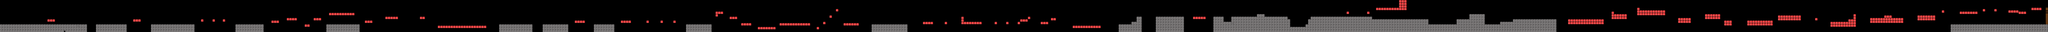

A 2D game scene composited from a Tiled map and its tileset images. What follows is a short description and the map's XML, with each tile layer's data collapsed to a summary:
An orthogonal 1600x25 tile map with 32x32 px tiles, 1 tile layer (map), 3 tilesets and 60 objects (26x LavaBurst, 22x PowerUp, 11x Thwomp).

<map version="1.0" orientation="orthogonal" width="1600" height="25" tilewidth="32" tileheight="32">
 <tileset firstgid="1" name="plataformagrisoscuro" tilewidth="32" tileheight="32">
  <image source="plataformagrisoscuro.png" width="64" height="64" />
 </tileset>
 <tileset firstgid="5" name="plataformared" tilewidth="32" tileheight="32">
  <image source="plataformared.png" width="64" height="64" />
 </tileset>
 <tileset firstgid="9" name="puerta" tilewidth="32" tileheight="32">
  <image source="puerta.png" width="64" height="416" />
 </tileset>
 <layer name="map" width="1600" height="25">
  <data>[40000 cells, 6871 non-empty, 34 distinct tile ids]</data>
 </layer>
 <objectgroup name="enemies" width="1600" height="25">
  <object name="Thwomp" x="1698" y="2" width="130" height="126" />
  <object x="964" y="546" width="4" />
  <object name="PowerUp" x="1922" y="514" width="50" height="52" />
  <object name="LavaBurst" x="2276" y="740" width="32" height="36">
   <properties>
    <property name="noBig" value="true" />
   </properties>
  </object>
  <object name="LavaBurst" x="3424" y="724" width="40" height="48">
   <properties>
    <property name="noBig" value="true" />
   </properties>
  </object>
  <object name="LavaBurst" x="5170" y="716" width="42" height="44">
   <properties>
    <property name="noBig" value="true" />
   </properties>
  </object>
  <object name="LavaBurst" x="5576" y="716" width="48" height="48">
   <properties>
    <property name="noBig" value="true" />
   </properties>
  </object>
  <object name="Thwomp" x="6464" y="4" width="132" height="136" />
  <object name="PowerUp" x="8546" y="514" width="56" height="54" />
  <object name="Thwomp" x="8386" y="6" width="136" height="140" />
  <object name="Thwomp" x="8540" y="14" width="142" height="130" />
  <object name="Thwomp" x="8698" y="14" width="146" height="134" />
  <object name="PowerUp" x="5318" y="390" width="48" height="50" />
  <object name="PowerUp" x="9764" y="324" width="50" height="52" />
  <object name="Thwomp" x="11942" y="8" width="118" height="122" />
  <object name="Thwomp" x="11780" y="8" width="122" height="126" />
  <object name="LavaBurst" x="6974" y="708" width="38" height="36">
   <properties>
    <property name="noBig" value="true" />
   </properties>
  </object>
  <object name="LavaBurst" x="7878" y="702" width="42" height="42">
   <properties>
    <property name="noBig" value="true" />
   </properties>
  </object>
  <object name="LavaBurst" x="9446" y="700" width="40" height="46">
   <properties>
    <property name="noBig" value="true" />
   </properties>
  </object>
  <object name="LavaBurst" x="10464" y="700" width="42" height="48">
   <properties>
    <property name="noBig" value="true" />
   </properties>
  </object>
  <object name="LavaBurst" x="12190" y="698" width="40" height="46">
   <properties>
    <property name="noBig" value="true" />
   </properties>
  </object>
  <object name="LavaBurst" x="13432" y="696" width="48" height="46" />
  <object name="LavaBurst" x="14780" y="706" width="44" height="42" />
  <object name="PowerUp" x="15618" y="420" width="52" height="50" />
  <object name="LavaBurst" x="16340" y="672" width="48" height="54" />
  <object name="LavaBurst" x="16968" y="656" width="52" height="58" />
  <object name="PowerUp" x="18478" y="300" width="48" height="48" />
  <object name="Thwomp" x="19080" y="4" width="130" height="132" />
  <object name="LavaBurst" x="18470" y="696" width="38" height="38" />
  <object name="LavaBurst" x="20306" y="732" width="46" height="40" />
  <object name="LavaBurst" x="21708" y="730" width="50" height="46" />
  <object name="Thwomp" x="22500" y="4" width="128" height="130" />
  <object name="LavaBurst" x="22862" y="728" width="54" height="50" />
  <object name="PowerUp" x="23178" y="462" width="52" height="54" />
  <object name="PowerUp" x="24108" y="486" width="54" height="54" />
  <object name="LavaBurst" x="24668" y="720" width="42" height="46" />
  <object name="PowerUp" x="26318" y="358" width="56" height="56" />
  <object name="LavaBurst" x="25858" y="716" width="36" height="38" />
  <object name="LavaBurst" x="27864" y="726" width="40" height="36" />
  <object name="LavaBurst" x="28710" y="740" width="44" height="34" />
  <object name="LavaBurst" x="29958" y="722" width="52" height="42" />
  <object name="PowerUp" x="30704" y="456" width="52" height="54" />
  <object name="Thwomp" x="32360" y="4" width="126" height="134" />
  <object name="PowerUp" x="34500" y="386" width="54" height="52" />
  <object name="Thwomp" x="37600" y="2" width="134" height="136" />
  <object name="PowerUp" x="38402" y="388" width="52" height="50" />
  <object name="PowerUp" x="1578" y="522" width="54" height="46" />
  <object name="PowerUp" x="6386" y="526" width="52" height="48" />
  <object name="PowerUp" x="11692" y="556" width="54" height="52" />
  <object name="PowerUp" x="20172" y="484" width="56" height="52" />
  <object name="PowerUp" x="22384" y="508" width="60" height="64" />
  <object name="PowerUp" x="37324" y="536" width="58" height="50" />
  <object name="PowerUp" x="41054" y="164" width="54" height="48" />
  <object name="PowerUp" x="43846" y="420" width="50" height="50" />
  <object name="PowerUp" x="46344" y="260" width="50" height="50" />
  <object name="PowerUp" x="49580" y="142" width="52" height="52" />
  <object name="LavaBurst" x="40172" y="692" width="48" height="50" />
  <object name="LavaBurst" x="42444" y="680" width="48" height="50" />
  <object name="LavaBurst" x="45584" y="678" width="48" height="50" />
  <object name="LavaBurst" x="48654" y="716" width="46" height="46" />
 </objectgroup>
</map>
